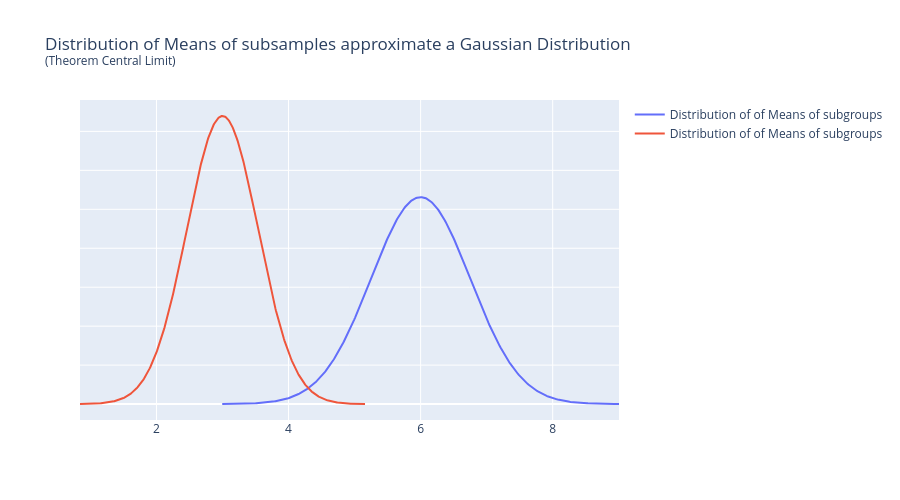

Write notebook code for a chart like this one.
### Code cell
fig = go.Figure()

fig.add_trace(go.Scatter(x=x_blue,y=y_blue,mode='lines',name='Distribution of of Means of subgroups',line=dict(width=2)))
fig.add_trace(go.Scatter(x=x_red,y=y_red,mode='lines',name='Distribution of of Means of subgroups',line=dict(width=2)))

fig.update_layout(xaxis=dict(title=None),yaxis=dict(title=None,showticklabels=False), height=500,
                  title='Distribution of Means of subsamples approximate a Gaussian Distribution <br><sup>(Theorem Central Limit)')

fig.show()

### Figure 1 — Plotly figure (JSON) as saved in the notebook; plotly's stock layout.template omitted (floating-point values rounded to 4 significant figures; data arrays with more than 128 entries replaced by an {"elided": "..."} marker saying what was removed)
{"data": [{"line": {"width": 2}, "mode": "lines", "name": "Distribution of of Means of subgroups", "type": "scatter", "x": {"elided": "500 float values"}, "y": {"elided": "500 float values"}}, {"line": {"width": 2}, "mode": "lines", "name": "Distribution of of Means of subgroups", "type": "scatter", "x": {"elided": "500 float values"}, "y": {"elided": "500 float values"}}], "layout": {"height": 500, "title": {"text": "Distribution of Means of subsamples approximate a Gaussian Distribution <br><sup>(Theorem Central Limit)"}, "xaxis": {"title": {}}, "yaxis": {"showticklabels": false, "title": {}}}}
